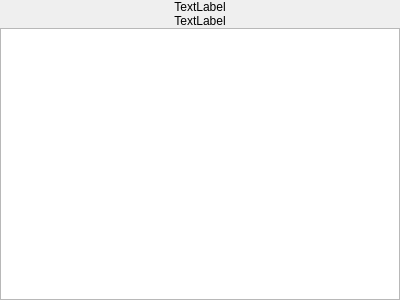
<?xml version="1.0" encoding="UTF-8"?>
<ui version="4.0">
 <class>FilePreviewWidget</class>
 <widget class="QWidget" name="FilePreviewWidget">
  <property name="geometry">
   <rect>
    <x>0</x>
    <y>0</y>
    <width>400</width>
    <height>300</height>
   </rect>
  </property>
  <property name="windowTitle">
   <string>Form</string>
  </property>
  <layout class="QVBoxLayout" name="verticalLayout">
   <property name="spacing">
    <number>0</number>
   </property>
   <property name="leftMargin">
    <number>0</number>
   </property>
   <property name="topMargin">
    <number>0</number>
   </property>
   <property name="rightMargin">
    <number>0</number>
   </property>
   <property name="bottomMargin">
    <number>0</number>
   </property>
   <item>
    <layout class="QVBoxLayout" name="layout">
     <property name="spacing">
      <number>0</number>
     </property>
     <item>
      <widget class="QLabel" name="imageLabel">
       <property name="text">
        <string>TextLabel</string>
       </property>
       <property name="alignment">
        <set>Qt::AlignmentFlag::AlignCenter</set>
       </property>
      </widget>
     </item>
     <item>
      <widget class="QLabel" name="infoLabel">
       <property name="text">
        <string>TextLabel</string>
       </property>
       <property name="alignment">
        <set>Qt::AlignmentFlag::AlignCenter</set>
       </property>
       <property name="wordWrap">
        <bool>true</bool>
       </property>
      </widget>
     </item>
     <item>
      <widget class="QTextEdit" name="textEdit">
       <property name="sizePolicy">
        <sizepolicy hsizetype="Preferred" vsizetype="Expanding">
         <horstretch>0</horstretch>
         <verstretch>0</verstretch>
        </sizepolicy>
       </property>
       <property name="readOnly">
        <bool>true</bool>
       </property>
      </widget>
     </item>
    </layout>
   </item>
  </layout>
 </widget>
 <resources/>
 <connections/>
</ui>
